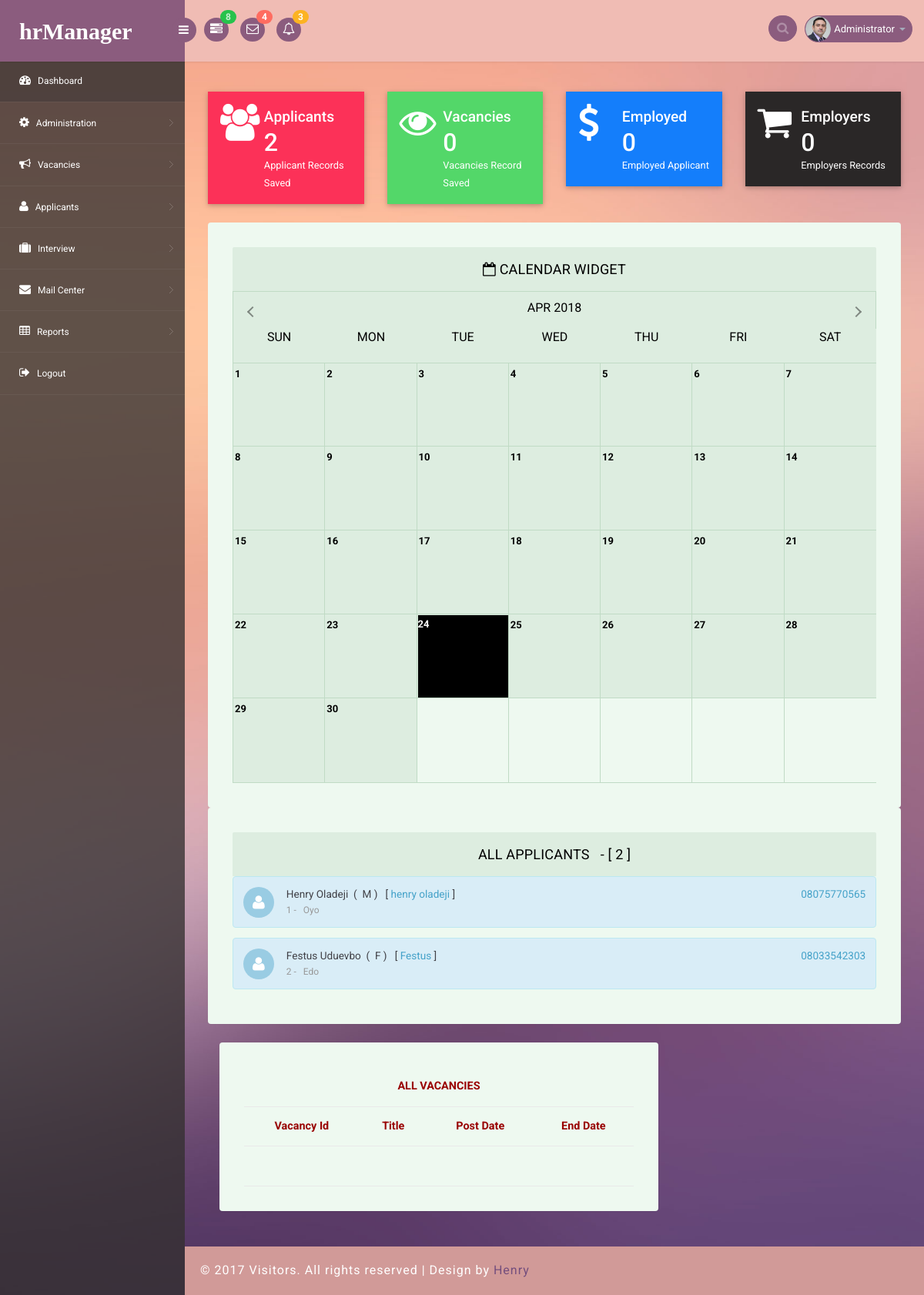
The page /dashboard/ (signed in) on the database its author committed.
### tables this page shows
CREATE TABLE `applicant_info` (
  `id` int(11) NOT NULL,
  `applicantid` int(250) NOT NULL,
  `userlevel` varchar(200) NOT NULL,
  `username` varchar(50) DEFAULT NULL,
  `email` varchar(191) DEFAULT NULL,
  `fullname` varchar(250) DEFAULT NULL,
  `gender` varchar(10) DEFAULT NULL,
  `dob` text,
  `password` varchar(250) DEFAULT NULL,
  `address` text,
  `state` varchar(20) DEFAULT NULL,
  `country` varchar(300) DEFAULT NULL,
  `status` varchar(30) DEFAULT NULL,
  `telephone` text,
  `registrationdate` date DEFAULT NULL
);

### dashboard/inc/total.inc.php (called while the page is built)
<?php include_once("../inc/header.inc.php");
include_once ("../inc/connect.inc.php");
$sql = "SELECT * FROM applicant_info";
$rs = mysqli_query($DB_con, $sql);
 $result = mysqli_num_rows($rs);
 ?>

### dashboard/inc/total2.inc.php (called while the page is built)
<?php include_once("../inc/header.inc.php");
include_once ("../inc/connect.inc.php");
$sql = "SELECT * FROM employer_info";
$rs = mysqli_query($DB_con, $sql);
 $result2 = mysqli_num_rows($rs);
 ?>

### dashboard/index.php (the view, shortened to what this page needs)
<?php include ("inc/header.inc.php"); ?>
<?php include ("inc/total.inc.php"); ?>
<?php include ("inc/total2.inc.php"); ?>
<?php
mysqli_select_db($DB_con,"hrdb");
$query_count_applicants = "SELECT COUNT(*) FROM applicant_info WHERE applicantid != ''";
$count_applicants = mysqli_query($DB_con, $query_count_applicants) or die(mysqli_error());
$row_count_applicants = mysqli_fetch_assoc($count_applicants);
$all_Applicants = $row_count_applicants['COUNT(*)'];
mysqli_select_db($DB_con,"hrdb");
mysqli_select_db($DB_con,"hrdb");
$query_all_applicants = "SELECT * FROM applicant_info ORDER BY registrationdate DESC";
$all_applicants = mysqli_query($DB_con, $query_all_applicants)  or die(mysqli_error());
$row_all_applicants = mysqli_fetch_assoc($all_applicants);
?>
<header class="header fixed-top clearfix">
<div class="brand">
      <a href="#" class="logo" style="font-size:30px; font-family:Georgia, 'Times New Roman', Times, serif; text-transform:none; font-weight:bold;">
        hrManager
    </a>
        <div class="sidebar-toggle-box">
        <div class="fa fa-bars"></div>
    </div>
</div>
<div class="nav notify-row" id="top_menu">
    <ul class="nav top-menu">
        <li class="dropdown">
            <a data-toggle="dropdown" class="dropdown-toggle" href="#">
                <i class="fa fa-tasks"></i>
                <span class="badge bg-success">8</span>
            </a>
        </li>
        <li id="header_inbox_bar" class="dropdown">
            <a data-toggle="dropdown" class="dropdown-toggle" href="#">
                <i class="fa fa-envelope-o"></i>
                <span class="badge bg-important">4</span>
            </a>
        </li>
        <li id="header_notification_bar" class="dropdown">
            <a data-toggle="dropdown" class="dropdown-toggle" href="#">
                <i class="fa fa-bell-o"></i>
                <span class="badge bg-warning">3</span>
            </a>
        </li>
    </ul>
</div>
<div class="top-nav clearfix">
    <ul class="nav pull-right top-menu">
        <li>
            <input type="text" class="form-control search" placeholder=" Search">
        </li>
        <li class="dropdown">
            <a data-toggle="dropdown" class="dropdown-toggle" href="#">
                <img alt="" src="images/2.png">
                <span class="username"><?php echo $_SESSION["fullname"]; ?></span>
                <b class="caret"></b>
            </a>
        </li>
    </ul>
</div>
</header>
<aside>
    <div id="sidebar" class="nav-collapse">
        <div class="leftside-navigation">
            <ul class="sidebar-menu" id="nav-accordion">
                <li>
                    <a class="active" href="index.php">
                        <i class="fa fa-dashboard"></i>
                        <span>Dashboard</span>
                    </a>
                </li>
                <li class="sub-menu">
                    <a href="javascript:;">
                        <i class="fa fa-cog"></i>
                        <span>Administration</span>
                    </a>
                </li>
                <li>
                    <a href="#">
                        <i class="fa fa-bullhorn"></i>
                        <span>Vacancies </span>
                    </a>
                </li>
                <li class="sub-menu">
                    <a href="javascript:;">
                        <i class="fa fa-user"></i>
                        <span>Applicants</span>
                    </a>
                </li>
                <li class="sub-menu">
                    <a href="javascript:;">
                        <i class="fa fa-suitcase"></i>
                        <span>Interview</span>
                    </a>
                </li>
                <li class="sub-menu">
                    <a href="javascript:;">
                        <i class="fa fa-envelope"></i>
                        <span>Mail Center</span>
                    </a>
                </li>
                <li class="sub-menu">
                    <a href="javascript:;">
                        <i class=" fa fa-table"></i>
                        <span>Reports</span>
                    </a>
                </li>
                <li>
                    <a href="logout.php">
                        <i class="fa fa-sign-out"></i>
                        <span>Logout</span>
                    </a>
                </li>
            </ul>            </div>
    </div>
</aside>
<section id="main-content">
	<section class="wrapper">
		<div class="market-updates">
			<div class="col-md-3 market-update-gd">
				<div class="market-update-block clr-block-2">
					<div class="col-md-4 market-update-right">
						<i class="fa fa-users"> </i>
					</div>
					 <div class="col-md-8 market-update-left">
					 <h4>Applicants</h4>
					<h3><?php echo $result; ?></h3>
					<p>Applicant Records Saved</p>
				  </div>
				  <div class="clearfix"> </div>
				</div>
			</div>
			<div class="col-md-3 market-update-gd">
				<div class="market-update-block clr-block-1">
					<div class="col-md-4 market-update-right">
						<i class="fa fa-eye" ></i>
					</div>
					<div class="col-md-8 market-update-left">
					<h4>Vacancies</h4>
						<h3>0</h3>
						<p>Vacancies Record Saved</p>
					</div>
				  <div class="clearfix"> </div>
				</div>
			</div>
			<div class="col-md-3 market-update-gd">
				<div class="market-update-block clr-block-3">
					<div class="col-md-4 market-update-right">
						<i class="fa fa-usd"></i>
					</div>
					<div class="col-md-8 market-update-left">
						<h4>Employed</h4>
						<h3>0</h3>
						<p>Employed Applicant</p>
					</div>
				  <div class="clearfix"> </div>
				</div>
			</div>
			<div class="col-md-3 market-update-gd">
				<div class="market-update-block clr-block-4">
					<div class="col-md-4 market-update-right">
						<i class="fa fa-shopping-cart" aria-hidden="true"></i>
					</div>
					<div class="col-md-8 market-update-left">
						<h4>Employers</h4>
						<h3><?php echo $result2; ?></h3>
						<p>Employers Records</p>
					</div>
				  <div class="clearfix"> </div>
				</div>
			</div>
		   <div class="clearfix"> </div>
		</div>
		<div class="col-md-12 agile-calendar">
            <div class="calendar-widget">
                <div class="panel-heading ui-sortable-handle">
                    <span class="panel-icon">
                      <i class="fa fa-calendar-o"></i>
                    </span>
                    <span class="panel-title"> Calendar Widget</span>
                </div>
                    <div class="agile-calendar-grid">
                        <div class="page">
                            <div class="w3l-calendar-left">
                                <div class="monthly" id="mycalendar"></div>
                            </div>
                        </div>
                    </div>
            </div>
        </div>
		<div class="col-md-12 w3agile-notifications">
			<div class="notifications">
					<header class="panel-heading">
				<?php if($all_Applicants > 1) {echo 'All Applicants';} else {echo 'Applicant';} ?> &nbsp; -  [&nbsp;<?php echo $all_Applicants; ?>&nbsp;]
					</header>
					   <div class="notify-w3ls">
                        <?php do { ?>
                        <div class="alert alert-info clearfix">
                            <span class="alert-icon"><i class="fa fa-user"></i></span>
                            <div class="notification-info">
                              <ul class="clearfix notification-meta">
                                <li class="pull-left notification-sender"><span> <?php echo $row_all_applicants['fullname']; ?></span> &nbsp;(&nbsp; <?php echo $row_all_applicants['gender']; ?>&nbsp;) &nbsp;&nbsp;[&nbsp;<a href="mailto:<?php echo $row_all_applicants['username']; ?>"><?php echo $row_all_applicants['username']; ?></a>&nbsp;]</li>
                                <li class="pull-right notification-time"> <a href="call:<?php echo $row_all_applicants['telephone']; ?>"><?php echo $row_all_applicants['telephone']; ?></a></li>
                                </ul>
                              <p>
                                 <?php echo $row_all_applicants['applicantid']; ?> -&nbsp;&nbsp; <?php echo $row_all_applicants['state']; ?>
                                </p>
                              </div>
                          </div>
<?php } while ($row_all_applicants = mysqli_fetch_assoc($all_applicants)); ?>
                    </div>
			</div>
		</div>
		<div class="col-md-12 agileits-w3layouts-stats">
          <div class="col-md-8 stats-info stats-last widget-shadow">
              <div class="stats-last-agile">
                            <table class="table stats-table ">
                                <thead>
                                    <tr>
                                      <th colspan="4" style="text-align: center; color: #900;">ALL VACANCIES</th>
                                  </tr>
                                    <tr>
                                        <th  style="text-align: center; color: #900;" >Vacancy Id</th>
                                        <th  style="text-align: center; color: #900;">Title</th>
                                        <th  style="text-align: center; color: #900;">Post Date</th>
                                        <th  style="text-align: center; color: #900;">End Date</th>
                                    </tr>
                                    <tr>
                                      <th>&nbsp;</th>
                                      <th>&nbsp;</th>
                                      <th>&nbsp;</th>
                                      <th>&nbsp;</th>
                                  </tr>
                                </thead>
                            </table>
                        </div>
                    </div>
                </div>
</section>
 <div class="footer">
            <div class="wthree-copyright">
              <p><?php include ("inc/footer.inc.php"); ?></p>
            </div>
          </div>
</section>
</body>
</html>

### dashboard/inc/header.inc.php (shortened to what this page needs)
<!DOCTYPE html>
<head>
<link rel="stylesheet" href="css/bootstrap.min.css" >
<link href="css/style.css" rel='stylesheet' type='text/css' />
<link href="css/style-responsive.css" rel="stylesheet"/>
<link rel="stylesheet" href="css/font.css" type="text/css"/>
<link href="css/font-awesome.css" rel="stylesheet">
<link rel="stylesheet" href="css/morris.css" type="text/css"/>
<link rel="stylesheet" href="css/monthly.css">
</head>
<body>

### inc/header.inc.php (shortened to what this page needs)
<!DOCTYPE html>
<html lang="en">
<head>
<link rel="stylesheet" href="css/style.css" type="text/css" media="all" />
<link rel="stylesheet" href="css/font-awesome.css">
</head>
<body>

### dashboard/inc/footer.inc.php
© 2017 Visitors. All rights reserved | Design by <a href="http://w3layouts.com">Henry</a>

### dashboard/css/monthly.css (style rules this page uses)
.monthly { background: #F3F3F5; color:#545454; -webkit-user-select: none; -moz-user-select: none; -ms-user-select: none; user-select: none; position: relative; }

### rows shown on the page
applicant_info: fullname "Henry Oladeji", gender "M", username "henry oladeji", telephone "08075770565", applicantid "1", state "Oyo"
applicant_info: fullname "Festus Uduevbo", gender "F", username "Festus", telephone "08033542303", applicantid "2", state "Edo"

### other values the page prints
$_SESSION["fullname"] "Administrator"
$result "2"
$result2 "0"
$all_Applicants "2"
